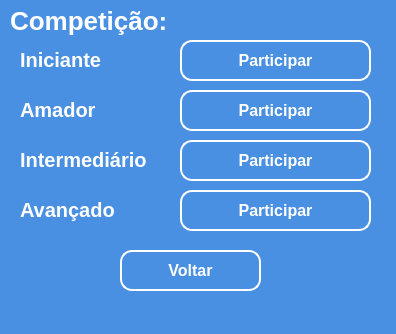
<?xml version="1.0" encoding="UTF-8"?>
<ui version="4.0">
 <class>janela_entrar_competicao</class>
 <widget class="QMainWindow" name="janela_entrar_competicao">
  <property name="geometry">
   <rect>
    <x>0</x>
    <y>0</y>
    <width>396</width>
    <height>334</height>
   </rect>
  </property>
  <property name="windowTitle">
   <string>MainWindow</string>
  </property>
  <property name="styleSheet">
   <string notr="true">*{
	background: #4A90E2;
}

QLabel{
	font-family: &quot;Segoe UI&quot;;
	font-weight: bold;
	font-size: 20px;
    color: #fff;
}

#_txt_titulo{
	font-size: 26px;
}

QPushButton{
    background: #4A90E2;
    border: 2px solid #fff;
    border-radius: 12px;
    padding: 10px 20px;

	font-family: &quot;Segoe UI&quot;;
	font-weight: bold;
	font-size: 16px;
    color: #fff;
}

QPushButton:hover{
    background: #53A3FF;
    border: 2px solid #fff;
    border-radius: 12px;
    padding: 10px 20px;
}

</string>
  </property>
  <widget class="QWidget" name="centralwidget">
   <widget class="QLabel" name="_txt_titulo">
    <property name="geometry">
     <rect>
      <x>10</x>
      <y>0</y>
      <width>361</width>
      <height>41</height>
     </rect>
    </property>
    <property name="text">
     <string>Competição:</string>
    </property>
   </widget>
   <widget class="QLabel" name="_txt_iniciante">
    <property name="geometry">
     <rect>
      <x>20</x>
      <y>40</y>
      <width>150</width>
      <height>40</height>
     </rect>
    </property>
    <property name="text">
     <string>Iniciante</string>
    </property>
   </widget>
   <widget class="QLabel" name="_txt_amador">
    <property name="geometry">
     <rect>
      <x>20</x>
      <y>90</y>
      <width>150</width>
      <height>40</height>
     </rect>
    </property>
    <property name="text">
     <string>Amador</string>
    </property>
   </widget>
   <widget class="QLabel" name="_txt_intermedirio">
    <property name="geometry">
     <rect>
      <x>20</x>
      <y>140</y>
      <width>150</width>
      <height>40</height>
     </rect>
    </property>
    <property name="text">
     <string>Intermediário</string>
    </property>
   </widget>
   <widget class="QLabel" name="_txt_avancado">
    <property name="geometry">
     <rect>
      <x>20</x>
      <y>190</y>
      <width>150</width>
      <height>40</height>
     </rect>
    </property>
    <property name="text">
     <string>Avançado</string>
    </property>
   </widget>
   <widget class="QPushButton" name="_btn_iniciante">
    <property name="geometry">
     <rect>
      <x>180</x>
      <y>40</y>
      <width>191</width>
      <height>41</height>
     </rect>
    </property>
    <property name="cursor">
     <cursorShape>PointingHandCursor</cursorShape>
    </property>
    <property name="text">
     <string>Participar</string>
    </property>
   </widget>
   <widget class="QPushButton" name="_btn_amador">
    <property name="geometry">
     <rect>
      <x>180</x>
      <y>90</y>
      <width>191</width>
      <height>41</height>
     </rect>
    </property>
    <property name="cursor">
     <cursorShape>PointingHandCursor</cursorShape>
    </property>
    <property name="text">
     <string>Participar</string>
    </property>
   </widget>
   <widget class="QPushButton" name="_btn_intermediario">
    <property name="geometry">
     <rect>
      <x>180</x>
      <y>140</y>
      <width>191</width>
      <height>41</height>
     </rect>
    </property>
    <property name="cursor">
     <cursorShape>PointingHandCursor</cursorShape>
    </property>
    <property name="text">
     <string>Participar</string>
    </property>
   </widget>
   <widget class="QPushButton" name="_btn_avancado">
    <property name="geometry">
     <rect>
      <x>180</x>
      <y>190</y>
      <width>191</width>
      <height>41</height>
     </rect>
    </property>
    <property name="cursor">
     <cursorShape>PointingHandCursor</cursorShape>
    </property>
    <property name="text">
     <string>Participar</string>
    </property>
   </widget>
   <widget class="QPushButton" name="_btn_voltar">
    <property name="geometry">
     <rect>
      <x>120</x>
      <y>250</y>
      <width>141</width>
      <height>41</height>
     </rect>
    </property>
    <property name="cursor">
     <cursorShape>PointingHandCursor</cursorShape>
    </property>
    <property name="text">
     <string>Voltar</string>
    </property>
   </widget>
  </widget>
  <widget class="QMenuBar" name="menubar">
   <property name="geometry">
    <rect>
     <x>0</x>
     <y>0</y>
     <width>396</width>
     <height>21</height>
    </rect>
   </property>
  </widget>
  <widget class="QStatusBar" name="statusbar"/>
 </widget>
 <resources/>
 <connections/>
</ui>
